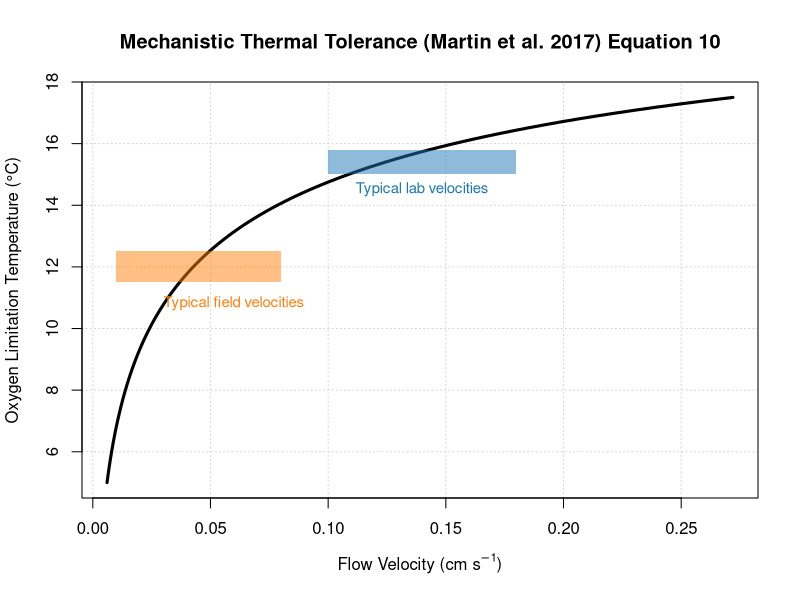

Here is the R script that generated this plot:
# Martin, B. T., Pike, A., John, S. N., Hamda, N., Roberts, J., Lindley, S. T., & Danner, E. M. (2017). 
# Phenomenological vs. biophysical models of thermal stress in aquatic eggs. Ecology Letters, 20(1), 50–59
# Martin et al. 2017: Oxygen limitation temperature vs flow velocity
# Equation 10 - Appendix S1

# Load libraries
library(ggplot2)

# 1. Define Biological Parameters
M <- 0.05               # Tissue mass immediately before hatching (g)
b0 <- 81.8 / 3600       # Convert oxygen demand scalar to (ug O2 / g / s)
b1 <- 0.0945            # Temperature scalar for demand (1/degC)
k_e <- 3.65e-4          # Mass transfer coefficient of the embryo (ug O2 / cm^2 s kPa)
P_i_star <- 6.1         # Critical internal oxygen tension (kPa)
R_egg <- 0.40           # Egg radius (cm)

# 2. Define Ambient Oxygen Parameter (100% Saturation)
P_e <- 101.325 * 0.20946 # ~21.22 kPa

# 3. Create a sequence of developmental temperatures to evaluate (deg C)
T_seq <- seq(5, 17.5, by = 0.1)

# Vector to store results
U_crit <- numeric(length(T_seq))

# 4. Loop through temperatures to calculate dynamic physics and U_crit
for(i in 1:length(T_seq)) {
  T_C <- T_seq[i]
  T_K <- T_C + 273.15 # Convert to Kelvin
  
  # --- A.1 Conversion factor (delta) ---
  A <- -135.90205; B <- 1.58E+05; C_param <- -6.64E+07
  D_param <- 1.24E+10; E <- -8.62E+11
  
  exponent <- A + (B/T_K) + (C_param/(T_K^2)) + (D_param/(T_K^3)) + (E/(T_K^4))
  C_sat <- 0.0319988 * exp(exponent)     # Saturation concentration (ug O2 / cm3)
  delta <- P_e / C_sat                   # Conversion factor (kPa / [ug O2 / cm3])
  
  # --- A.2 Kinematic viscosity (v) ---
  mu_kg_ms <- 2.414e-5 * 10^(247.8 / (T_K - 140)) # Dynamic viscosity (kg / m s)
  v <- (mu_kg_ms / 1000) * 10000                  # Kinematic viscosity (cm2 / s)
  
  # --- A.3 Diffusion coefficient of oxygen in water (D) ---
  D <- (7.4e-8 * sqrt(2.26 * 18) * T_K) / (mu_kg_ms * 1000 * (25.6^0.6)) # cm2 / s
  
  # --- Biological Calculations ---
  # 1. Oxygen Demand
  N <- b0 * M * exp(b1 * T_C) # Oxygen Demand (ug O2 / s)
  
  # Max possible supply at infinite flow (4 * pi * R^2 * k_e * (P_e - P_i_star))
  max_supply <- 4 * pi * R_egg^2 * k_e * (P_e - P_i_star)
  
  # If demand exceeds maximum theoretical supply, the fish cannot survive
  if(N >= max_supply) {
    U_crit[i] <- NA 
  } else {
    
    # 4. Critical Flow Velocity (Verbatim Equation 10)
    # U_crit = { v * [ (5 * N * delta * R * k_e) / (2 * D * (N - max_supply)) + (5/2) ]^2 } / { 2 * R * (v / D)^(2/3) }
    
    term1_numerator <- 5 * N * delta * R_egg * k_e
    term1_denominator <- 2 * D * (N - max_supply)
    
    bracket_term <- (term1_numerator / term1_denominator) + (5 / 2)
    
    numerator <- v * (bracket_term)^2
    denominator <- 2 * R_egg * (v / D)^(2/3)
    
    U_crit[i] <- numerator / denominator
  }
}

# 5. Filter valid data points 
valid_indices <- which(!is.na(U_crit) & U_crit > 0)
U_crit_valid <- U_crit[valid_indices]
T_valid <- T_seq[valid_indices]

# 6. Create DataFrame adhering to the e-Library format
df_biophysical <- data.frame(
  curve.id = "Martin_2017_Biophysical_Eq10",
  stressor.label = "flow_velocity",
  stressor.x = signif(U_crit_valid, 4),
  units.x = "cm_s",
  response.label = "oxygen_limitation_temperature",
  response.y = round(T_valid, 2),
  units.y = "degC"
)

# 7. Export the Data to CSV
write.csv(df_biophysical, "Martin_2017_Biophysical_Eq10_SRF.csv", row.names = FALSE)
cat("Data successfully written to 'Martin_2017_Biophysical_Eq10_SRF.csv'\n")

# 8. Plot the Curve
plot(df_biophysical$stressor.x, df_biophysical$response.y, 
     type = "l", col = "black", lwd = 3,
     xlab = expression(paste("Flow Velocity (cm ", s^-1, ")")), 
     ylab = "Oxygen Limitation Temperature (°C)",
     main = "Mechanistic Thermal Tolerance (Martin et al. 2017) Equation 10",
     panel.first = grid())
# Add approximate shaded regions for Lab and Field flows (optional)
rect(0.1, 15, 0.18, 15.8, col = rgb(0.12, 0.47, 0.71, 0.5), border = NA)
text(0.14, 14.5, "Typical lab velocities", col = "#1f77b4", cex = 0.9)
rect(0.01, 11.5, 0.08, 12.5, col = rgb(1, 0.5, 0.05, 0.5), border = NA)
text(0.06, 10.8, "Typical field velocities", col = "#ff7f0e", cex = 0.9)
